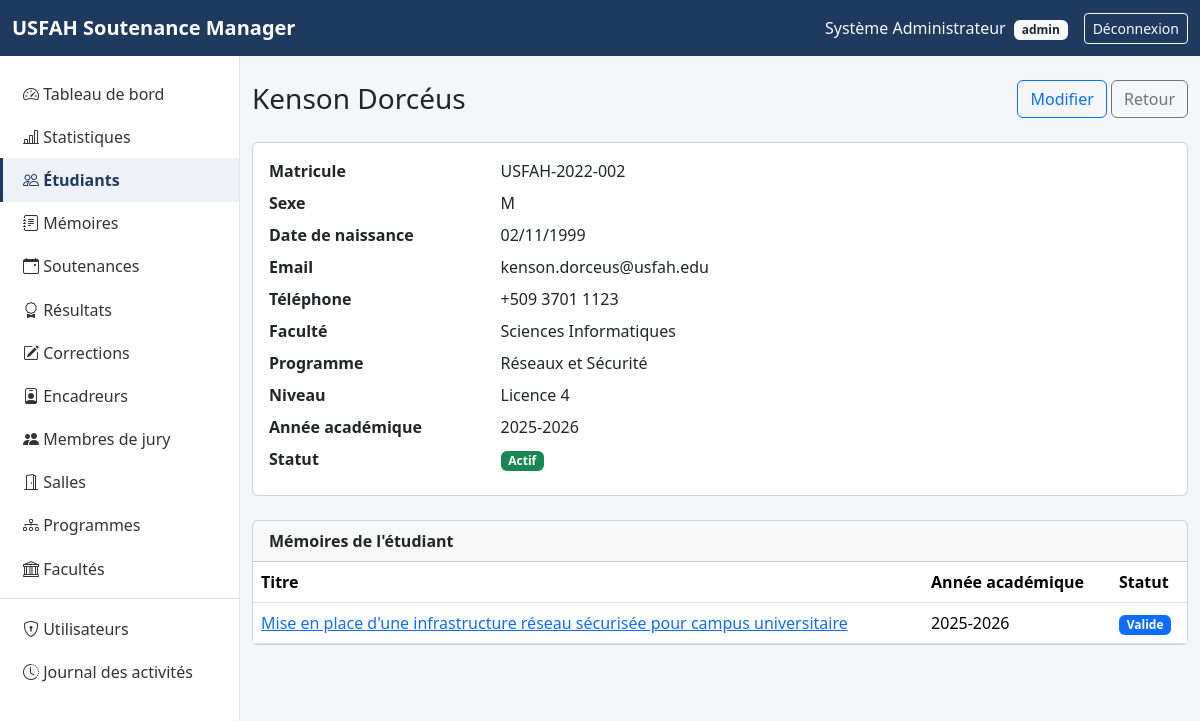
The app's page /students/show.php?id=2 (signed in) with its own data.
### tables this page shows
CREATE TABLE students (
    id                INT UNSIGNED AUTO_INCREMENT PRIMARY KEY,
    matricule         VARCHAR(30)  NOT NULL UNIQUE,
    last_name         VARCHAR(100) NOT NULL,
    first_name        VARCHAR(100) NOT NULL,
    sexe              ENUM('M','F') NULL,
    date_naissance    DATE NULL,
    email             VARCHAR(150) NOT NULL UNIQUE,
    telephone         VARCHAR(30)  NULL,
    faculty_id        INT UNSIGNED NULL,
    program_id        INT UNSIGNED NULL,
    niveau            VARCHAR(50)  NULL,
    annee_academique  VARCHAR(20)  NOT NULL,
    statut            ENUM('actif','inactif') NOT NULL DEFAULT 'actif',
    created_at        TIMESTAMP NOT NULL DEFAULT CURRENT_TIMESTAMP,
    CONSTRAINT fk_students_faculty FOREIGN KEY (faculty_id) REFERENCES faculties(id),
    CONSTRAINT fk_students_program FOREIGN KEY (program_id) REFERENCES programs(id)
);

CREATE TABLE faculties (
    id           INT UNSIGNED AUTO_INCREMENT PRIMARY KEY,
    nom          VARCHAR(150) NOT NULL,
    code         VARCHAR(20)  NOT NULL UNIQUE,
    description  TEXT NULL,
    responsable  VARCHAR(150) NULL,
    statut       ENUM('actif','inactif') NOT NULL DEFAULT 'actif',
    created_at   TIMESTAMP NOT NULL DEFAULT CURRENT_TIMESTAMP
);

CREATE TABLE programs (
    id          INT UNSIGNED AUTO_INCREMENT PRIMARY KEY,
    nom         VARCHAR(150) NOT NULL,
    faculty_id  INT UNSIGNED NOT NULL,
    niveau      VARCHAR(50)  NULL,
    duree       VARCHAR(50)  NULL,
    type        ENUM('licence','diplome','maitrise') NOT NULL,
    created_at  TIMESTAMP NOT NULL DEFAULT CURRENT_TIMESTAMP,
    CONSTRAINT fk_programs_faculty FOREIGN KEY (faculty_id) REFERENCES faculties(id)
);

CREATE TABLE theses (
    id                 INT UNSIGNED AUTO_INCREMENT PRIMARY KEY,
    student_id         INT UNSIGNED NOT NULL,
    titre              VARCHAR(255) NOT NULL,
    resume             TEXT NULL,
    domaine_recherche  VARCHAR(150) NULL,
    supervisor_id      INT UNSIGNED NULL,
    date_soumission    DATE NULL,
    annee_academique   VARCHAR(20) NOT NULL,
    statut             ENUM('en_preparation','soumis','valide','a_corriger','autorise_a_soutenir','soutenu')
                       NOT NULL DEFAULT 'en_preparation',
    created_at         TIMESTAMP NOT NULL DEFAULT CURRENT_TIMESTAMP,
    CONSTRAINT fk_theses_student    FOREIGN KEY (student_id)    REFERENCES students(id),
    CONSTRAINT fk_theses_supervisor FOREIGN KEY (supervisor_id) REFERENCES supervisors(id)
);

### students/show.php (the view, shortened to what this page needs)
<?php
require_once __DIR__ . '/../config/database.php';
require_once __DIR__ . '/../includes/functions.php';
$id = (int) get_param('id', 0);
$stmt = $pdo->prepare('
    SELECT s.*, f.nom AS faculty_nom, p.nom AS program_nom
    FROM students s
    LEFT JOIN faculties f ON f.id = s.faculty_id
    LEFT JOIN programs p ON p.id = s.program_id
    WHERE s.id = ?
');
$stmt->execute([$id]);
$student = $stmt->fetch();
$theses_stmt = $pdo->prepare('SELECT * FROM theses WHERE student_id = ? ORDER BY created_at DESC');
$theses_stmt->execute([$id]);
$theses = $theses_stmt->fetchAll();
require __DIR__ . '/../includes/header.php';
?>
<div class="d-flex justify-content-between align-items-center mb-4">
    <h1 class="h3 mb-0"><?= e($student['first_name'] . ' ' . $student['last_name']) ?></h1>
    <div>
        <a href="edit.php?id=<?= $id ?>" class="btn btn-outline-primary">Modifier</a>
        <a href="index.php" class="btn btn-outline-secondary">Retour</a>
    </div>
</div>
<div class="card mb-4"><div class="card-body">
    <dl class="row mb-0">
        <dt class="col-sm-3">Matricule</dt><dd class="col-sm-9"><?= e($student['matricule']) ?></dd>
        <dt class="col-sm-3">Sexe</dt><dd class="col-sm-9"><?= e($student['sexe'] ?? '—') ?></dd>
        <dt class="col-sm-3">Date de naissance</dt><dd class="col-sm-9"><?= format_date($student['date_naissance']) ?></dd>
        <dt class="col-sm-3">Email</dt><dd class="col-sm-9"><?= e($student['email']) ?></dd>
        <dt class="col-sm-3">Téléphone</dt><dd class="col-sm-9"><?= e($student['telephone'] ?? '—') ?></dd>
        <dt class="col-sm-3">Faculté</dt><dd class="col-sm-9"><?= e($student['faculty_nom'] ?? '—') ?></dd>
        <dt class="col-sm-3">Programme</dt><dd class="col-sm-9"><?= e($student['program_nom'] ?? '—') ?></dd>
        <dt class="col-sm-3">Niveau</dt><dd class="col-sm-9"><?= e($student['niveau'] ?? '—') ?></dd>
        <dt class="col-sm-3">Année académique</dt><dd class="col-sm-9"><?= e($student['annee_academique']) ?></dd>
        <dt class="col-sm-3">Statut</dt><dd class="col-sm-9"><?= status_badge($student['statut']) ?></dd>
    </dl>
</div></div>
<div class="card">
    <div class="card-header fw-semibold">Mémoires de l'étudiant</div>
    <div class="table-responsive">
        <table class="table mb-0">
            <thead><tr><th>Titre</th><th>Année académique</th><th>Statut</th></tr></thead>
            <tbody>
                <?php foreach ($theses as $t): ?>
                    <tr>
                        <td><a href="<?= BASE_URL ?>/theses/show.php?id=<?= $t['id'] ?>"><?= e($t['titre']) ?></a></td>
                        <td><?= e($t['annee_academique']) ?></td>
                        <td><?= status_badge($t['statut']) ?></td>
                    </tr>
                <?php endforeach; ?>
            </tbody>
        </table>
    </div>
</div>
<?php require __DIR__ . '/../includes/footer.php'; ?>

### includes/functions.php (shortened to what this page needs)
<?php
function e(?string $value): string
{
    return htmlspecialchars($value ?? '', ENT_QUOTES, 'UTF-8');
}
function get_param(string $key, $default = null)
{
    return $_GET[$key] ?? $default;
}
function format_date(?string $date): string
{
    $ts = strtotime($date);
    return $ts ? date('d/m/Y', $ts) : '—';
}
function status_badge(string $statut): string
{
    $map = [
        'actif' => 'success', 'inactif' => 'secondary',
        'en_preparation' => 'secondary', 'soumis' => 'info', 'valide' => 'primary',
        'a_corriger' => 'warning', 'autorise_a_soutenir' => 'info', 'soutenu' => 'success',
        'programmee' => 'primary', 'reportee' => 'warning', 'realisee' => 'success', 'annulee' => 'danger',
        'a_faire' => 'secondary', 'en_cours' => 'info', 'soumise' => 'warning', 'validee' => 'success',
        'admis' => 'success', 'admis_avec_corrections' => 'warning', 'ajourne' => 'danger',
        'disponible' => 'success', 'indisponible' => 'secondary',
    ];
    $color = $map[$statut] ?? 'secondary';
    $label = ucwords(str_replace('_', ' ', $statut));
    return '<span class="badge text-bg-' . $color . '">' . e($label) . '</span>';
}

### assets/css/style.css (style rules this page uses)
:root { --usfah-primary: #1f3a5f; --usfah-primary-dark: #142842; }
body { background-color: #f4f6f9; }
table.table thead { background-color: #eef2f8; }

### records on screen
students: first_name+last_name "Kenson Dorcéus", matricule "USFAH-2022-002", sexe "M", date_naissance "02/11/1999", email "kenson.dorceus@usfah.edu", telephone "+509 3701 1123", faculty.nom "Sciences Informatiques", program.nom "Réseaux et Sécurité", niveau "Licence 4", annee_academique "2025-2026", statut "Actif"
theses: titre "Mise en place d'une infrastructure réseau sécurisée pour campus universitaire", annee_academique "2025-2026", statut "Valide"

### other values on screen
$_SESSION['user_name'] "Système Administrateur"
current_user_role() "admin"
$label "Tableau de bord"
$label "Statistiques"
$label "Étudiants"
$label "Mémoires"
$label "Soutenances"
$label "Résultats"
$label "Corrections"
$label "Encadreurs"
$label "Membres de jury"
$label "Salles"
$label "Programmes"
$label "Facultés"
